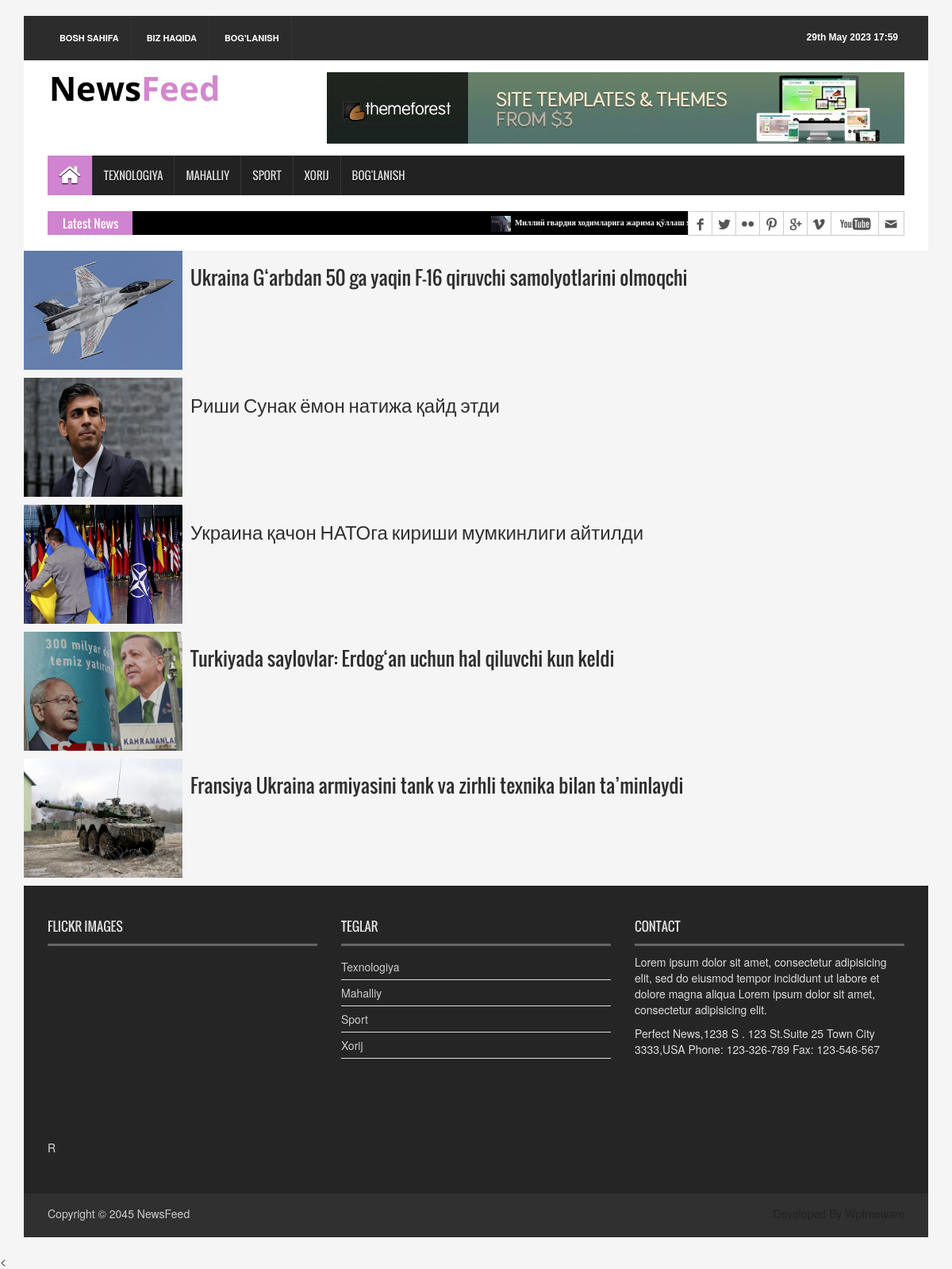
Screenshot of /xorij-news/ with the database file from the repository.
### news_app/models.py (models this page shows, shortened)
class News(models.Model):
    class Status(models.TextChoices):
        Draft = 'DF', 'Draft'
        Published = 'PB', 'Published'
    title = models.CharField(max_length=250)
    slug = models.SlugField(max_length=250)
    body = models.TextField()
    image = models.ImageField(upload_to='news/image')
    category = models.ForeignKey(Category, on_delete=models.CASCADE)
    publish_time = models.DateTimeField(default=timezone.now)
    created_time = models.DateTimeField(auto_now_add=True)
    updated_time = models.DateTimeField(auto_now=True)
    status = models.CharField(max_length=2, choices=Status.choices, default=Status.Draft)
    objects = models.Manager()
    published = PublishedManager()
    class Meta:
        ordering = ["-publish_time"]
    def get_absolute_url(self):
        return reverse("news_detail_page", args=[self.slug])

### news_app/views.py (the view)
# urls.py: path('xorij-news/', XorijNewsView.as_view(), name = 'xorij_news'),
class XorijNewsView(ListView):
    model = News
    template_name = 'news/xorij.html'
    context_object_name = 'xorij_yangiliklar'
    def get_queryset(self):
        news = self.model.published.all().filter(category__name = 'Xorij')
        return news

### news_app/context_processor.py (called while the page is built)
def latest_news(request):
    latest_news = News.published.all().order_by("publish_time")[:10]
    categories = Category.objects.all()
    context = {
        'latest_news':latest_news,
        'categories':categories,
    }
    return context

### news_app/models.py (called while the page is built)
    def get_queryset(self):
        return super().get_queryset().filter(status=News.Status.Published)

### templates/news/xorij.html (shortened to what this page needs)
{%extends 'news/base.html'%}
{% load static %}
{%block content%}
{%for news in xorij_yangiliklar%}
             <ul class="spost_nav" >
                  <li>
                    <div class="media wow fadeInDown"> <a href="{{news.get_absolute_url}}" class="media-left"> <img alt="" src='{{news.image.url}}' style="width:200px; height:150px;"> </a>
                      <div class="media-body"> <a href="{{news.get_absolute_url}}" class="catg_title"> <h3>{{ news.title}}</h3></a> </div>
                    </div>
                  </li>
                </ul>
        {%endfor%}
{%endblock content%}

### templates/news/base.html (shortened to what this page needs)
{% load static %}
<html>
<head>
<link rel="stylesheet" type="text/css" href='{%static "css/bootstrap.min.css"%}'>
<link rel="stylesheet" type="text/css" href='{%static "css/font-awesome.min.css"%}'>
<link rel="stylesheet" type="text/css" href='{%static "css/animate.css"%}'>
<link rel="stylesheet" type="text/css" href='{%static "css/font.css"%}'>
<link rel="stylesheet" type="text/css" href='{%static "css/li-scroller.css"%}'>
<link rel="stylesheet" type="text/css" href='{%static "css/slick.css"%}'>
<link rel="stylesheet" type="text/css" href='{%static "css/jquery.fancybox.css"%}'>
<link rel="stylesheet" type="text/css" href='{%static "css/theme.css"%}'>
<link rel="stylesheet" type="text/css" href='{%static "css/style.css"%}'>
</head>
<body>
<div class="container">
  <header id="header">
    <div class="row">
      <div class="col-lg-12 col-md-12 col-sm-12">
        <div class="header_top">
          <div class="header_top_left">
            <ul class="top_nav">
              <li><a href='{%  url "home_page"  %}'>Bosh sahifa</a></li>
              <li><a href="#">Biz haqida</a></li>
              <li><a href='{%  url "contact_page" %}'>Bog'lanish</a></li>
            </ul>
          </div>
          <div class="header_top_right">
            <p>{%  now 'jS F Y H:i' %}</p>
          </div>
        </div>
      </div>
      <div class="col-lg-12 col-md-12 col-sm-12">
        <div class="header_bottom">
          <div class="logo_area"><a href='{%  url "home_page"  %}' class="logo"><img src='{%  static "images/logo.jpg"  %}' alt=""></a></div>
          <div class="add_banner"><a href="#"><img src="{% static 'images/addbanner_728x90_V1.jpg' %}" alt=""></a></div>
        </div>
      </div>
    </div>
  </header>
  <section id="navArea">
    <nav class="navbar navbar-inverse" role="navigation">
      <div id="navbar" class="navbar-collapse collapse">
        <ul class="nav navbar-nav main_nav">
          <li class="active"><a href='{%  url "home_page"  %}'><span class="fa fa-home desktop-home"></span><span class="mobile-show">Home</span></a></li>
          <li><a href="{%  url 'texno_news'%}">Texnologiya</a></li>
          <li><a href="{%  url 'mahalliy_news' %}">Mahalliy</a></li>
          <li><a href="{%  url 'sport_news' %}">Sport</a></li>
          <li><a href="{%  url 'xorij_news'  %}">Xorij</a></li>
          <li><a href='{%  url "contact_page" %}'>Bog'lanish</a></li>
        </ul>
      </div>
    </nav>
  </section>
  <section id="newsSection">
    <div class="row">
      <div class="col-lg-12 col-md-12">
        <div class="latest_newsarea"> <span>Latest News</span>
          <ul id="ticker01" class="news_sticker">
           {% for news in latest_news  %}
            <li><a href="#"><img src="{{news.image.url}}" alt="Bu yerda rasm">{{  news.title  }}</a></li>
            {%  endfor  %}
          </ul>
          <div class="social_area">
            <ul class="social_nav">
              <li class="facebook"><a href="#"></a></li>
              <li class="twitter"><a href="#"></a></li>
              <li class="flickr"><a href="#"></a></li>
              <li class="pinterest"><a href="#"></a></li>
              <li class="googleplus"><a href="#"></a></li>
              <li class="vimeo"><a href="#"></a></li>
              <li class="youtube"><a href="#"></a></li>
              <li class="mail"><a href="#"></a></li>
            </ul>
          </div>
        </div>
      </div>
    </div>
  </section>
  {%  block content  %}
  {%  endblock content  %}
   <footer id="footer">
    <div class="footer_top">
      <div class="row">
        <div class="col-lg-4 col-md-4 col-sm-4">
          <div class="footer_widget wow fadeInLeftBig">
            <h2>Flickr Images</h2>
          </div>R
        </div>
        <div class="col-lg-4 col-md-4 col-sm-4">
          <div class="footer_widget wow fadeInDown">
            <h2>TEGLAR</h2>
            <ul class="tag_nav">
              <li><a href="{%  url 'texno_news'%}">Texnologiya</a></li>
          <li><a href="{%  url 'mahalliy_news' %}">Mahalliy</a></li>
          <li><a href="{%  url 'sport_news' %}">Sport</a></li>
          <li><a href="{%  url 'xorij_news'  %}">Xorij</a></li>
            </ul>
          </div>
        </div>
        <div class="col-lg-4 col-md-4 col-sm-4">
          <div class="footer_widget wow fadeInRightBig">
            <h2>Contact</h2>
            <p>Lorem ipsum dolor sit amet, consectetur adipisicing elit, sed do eiusmod tempor incididunt ut labore et dolore magna aliqua Lorem ipsum dolor sit amet, consectetur adipisicing elit.</p>
            <address>
            Perfect News,1238 S . 123 St.Suite 25 Town City 3333,USA Phone: 123-326-789 Fax: 123-546-567
            </address>
          </div>
        </div>
      </div>
    </div>
    <div class="footer_bottom">
      <p class="copyright">Copyright &copy; 2045 <a href='{%  static "news/home.html"  %}'>NewsFeed</a></p>
      <p class="developer">Developed By Wpfreeware</p>
    </div>
  </footer>
</div>
<</body>

### static/css/li-scroller.css (style rules this page uses)
ul.newsticker { position:relative; left:750px; font:bold 10px Verdana; list-style-type:none; margin:0; padding:0 }
ul.newsticker li { float:left; margin:0; padding:0 }
ul.newsticker a { white-space:nowrap; padding:0; color:#fff; margin:0 50px 0 0 }
ul.newsticker a > img { height:20px; margin-right:5px; width:25px }

### static/css/theme.css (style rules this page uses)
.navbar-inverse .navbar-nav > .active > a, .navbar-inverse .navbar-nav > .active > a:hover, .navbar-inverse .navbar-nav > .active > a:focus { background-color:#d083cf }
.latest_newsarea span { background:none repeat scroll 0 0 #d083cf }

### rows the page displays
News: image (picture), title "Миллий гвардия ходимларига жарима қўллаш ҳуқуқи берилди"
News: image (picture), title "Ukraina G‘arbdan 50 ga yaqin F-16 qiruvchi samolyotlarini olmoqchi"
News: image (picture), title "Риши Сунак ёмон натижа қайд этди"
News: image (picture), title "Украина қачон НАТОга кириши мумкинлиги айтилди"
News: image (picture), title "Turkiyada saylovlar: Erdog‘an uchun hal qiluvchi kun keldi"
News: image (picture), title "Fransiya Ukraina armiyasini tank va zirhli texnika bilan ta’minlaydi"
